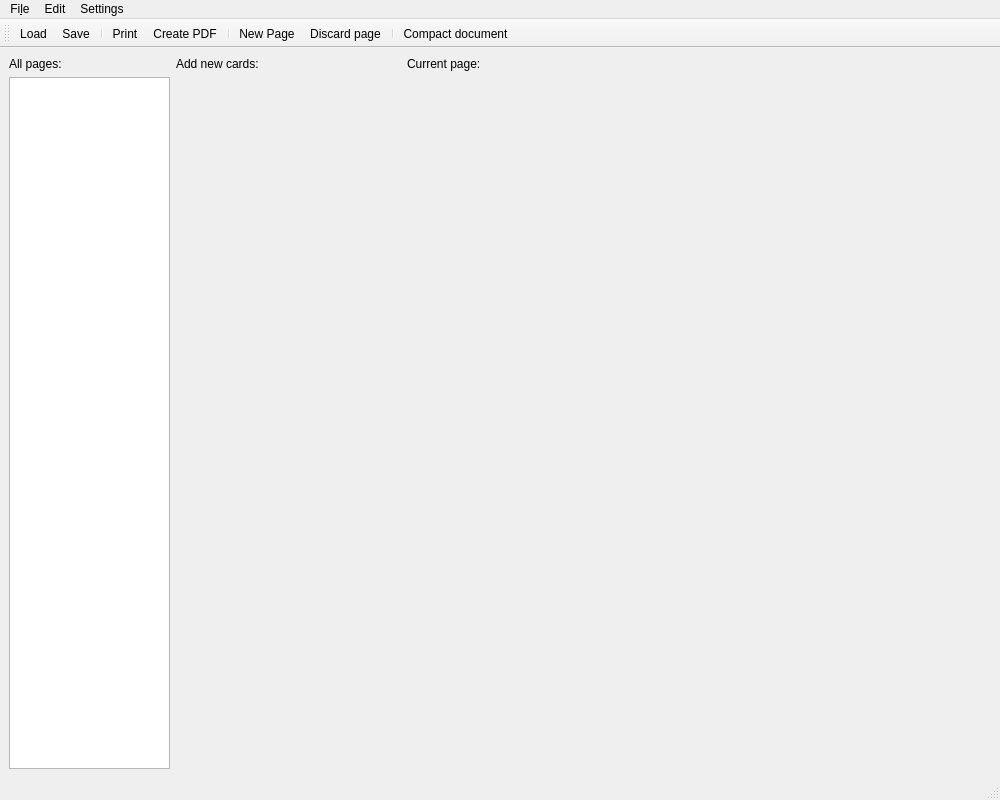
<?xml version="1.0" encoding="UTF-8"?>
<ui version="4.0">
 <class>main_window</class>
 <widget class="QMainWindow" name="main_window">
  <property name="geometry">
   <rect>
    <x>0</x>
    <y>0</y>
    <width>1000</width>
    <height>800</height>
   </rect>
  </property>
  <property name="windowTitle">
   <string>MTGProxyPrinter</string>
  </property>
  <property name="toolButtonStyle">
   <enum>Qt::ToolButtonFollowStyle</enum>
  </property>
  <widget class="QWidget" name="centralwidget">
   <layout class="QGridLayout" name="gridLayout">
    <item row="2" column="2" colspan="2">
     <widget class="CurrentPageView" name="page_view" native="true">
      <property name="sizePolicy">
       <sizepolicy hsizetype="Expanding" vsizetype="Expanding">
        <horstretch>9</horstretch>
        <verstretch>4</verstretch>
       </sizepolicy>
      </property>
     </widget>
    </item>
    <item row="1" column="1" rowspan="2">
     <widget class="AddCardWidget" name="add_card_widget" native="true">
      <property name="sizePolicy">
       <sizepolicy hsizetype="Expanding" vsizetype="Expanding">
        <horstretch>7</horstretch>
        <verstretch>0</verstretch>
       </sizepolicy>
      </property>
     </widget>
    </item>
    <item row="1" column="0" rowspan="2">
     <widget class="DocumentView" name="document_view">
      <property name="sizePolicy">
       <sizepolicy hsizetype="Expanding" vsizetype="Expanding">
        <horstretch>5</horstretch>
        <verstretch>0</verstretch>
       </sizepolicy>
      </property>
      <property name="alternatingRowColors">
       <bool>true</bool>
      </property>
      <property name="selectionMode">
       <enum>QAbstractItemView::SingleSelection</enum>
      </property>
      <property name="selectionBehavior">
       <enum>QAbstractItemView::SelectRows</enum>
      </property>
     </widget>
    </item>
    <item row="0" column="0">
     <widget class="QLabel" name="document_view_label">
      <property name="text">
       <string>All pages:</string>
      </property>
     </widget>
    </item>
    <item row="0" column="1">
     <widget class="QLabel" name="add_card_widget_label">
      <property name="text">
       <string>Add new cards:</string>
      </property>
     </widget>
    </item>
    <item row="0" column="2" colspan="2">
     <widget class="QLabel" name="page_view_label">
      <property name="text">
       <string>Current page:</string>
      </property>
     </widget>
    </item>
   </layout>
  </widget>
  <widget class="QMenuBar" name="menubar">
   <property name="geometry">
    <rect>
     <x>0</x>
     <y>0</y>
     <width>1000</width>
     <height>28</height>
    </rect>
   </property>
   <widget class="QMenu" name="menu_file">
    <property name="title">
     <string>Fi&amp;le</string>
    </property>
    <addaction name="action_load_document"/>
    <addaction name="action_save_document"/>
    <addaction name="action_save_as"/>
    <addaction name="action_print"/>
    <addaction name="action_print_pdf"/>
    <addaction name="separator"/>
    <addaction name="action_import_deck_list"/>
    <addaction name="separator"/>
    <addaction name="action_quit"/>
   </widget>
   <widget class="QMenu" name="menu_settings">
    <property name="title">
     <string>Settings</string>
    </property>
    <addaction name="action_show_settings"/>
    <addaction name="action_download_card_data"/>
    <addaction name="action_cleanup_local_image_cache"/>
    <addaction name="separator"/>
    <addaction name="action_show_about_dialog"/>
   </widget>
   <widget class="QMenu" name="menu_edit">
    <property name="title">
     <string>Edit</string>
    </property>
    <addaction name="action_compact_document"/>
    <addaction name="separator"/>
    <addaction name="action_new_page"/>
    <addaction name="action_discard_page"/>
   </widget>
   <addaction name="menu_file"/>
   <addaction name="menu_edit"/>
   <addaction name="menu_settings"/>
  </widget>
  <widget class="QStatusBar" name="statusbar"/>
  <widget class="QToolBar" name="toolBar">
   <property name="windowTitle">
    <string>toolBar</string>
   </property>
   <property name="toolButtonStyle">
    <enum>Qt::ToolButtonTextBesideIcon</enum>
   </property>
   <attribute name="toolBarArea">
    <enum>TopToolBarArea</enum>
   </attribute>
   <attribute name="toolBarBreak">
    <bool>false</bool>
   </attribute>
   <addaction name="action_load_document"/>
   <addaction name="action_save_document"/>
   <addaction name="separator"/>
   <addaction name="action_print"/>
   <addaction name="action_print_pdf"/>
   <addaction name="separator"/>
   <addaction name="action_new_page"/>
   <addaction name="action_discard_page"/>
   <addaction name="separator"/>
   <addaction name="action_compact_document"/>
  </widget>
  <action name="action_quit">
   <property name="icon">
    <iconset theme="application-exit"/>
   </property>
   <property name="text">
    <string>&amp;Quit</string>
   </property>
   <property name="shortcut">
    <string>Ctrl+Q</string>
   </property>
   <property name="menuRole">
    <enum>QAction::QuitRole</enum>
   </property>
  </action>
  <action name="action_print">
   <property name="icon">
    <iconset theme="document-print-direct"/>
   </property>
   <property name="text">
    <string>&amp;Print</string>
   </property>
   <property name="toolTip">
    <string>Print all pages</string>
   </property>
   <property name="shortcut">
    <string>Ctrl+P</string>
   </property>
  </action>
  <action name="action_print_pdf">
   <property name="icon">
    <iconset theme="document-print"/>
   </property>
   <property name="text">
    <string>&amp;Create PDF</string>
   </property>
   <property name="toolTip">
    <string>Create a PDF document</string>
   </property>
   <property name="shortcut">
    <string>Ctrl+S</string>
   </property>
  </action>
  <action name="action_discard_page">
   <property name="icon">
    <iconset theme="document-close"/>
   </property>
   <property name="text">
    <string>Discard page</string>
   </property>
   <property name="toolTip">
    <string>Discard this page.</string>
   </property>
  </action>
  <action name="action_show_settings">
   <property name="icon">
    <iconset theme="configure"/>
   </property>
   <property name="text">
    <string>Settings</string>
   </property>
  </action>
  <action name="action_download_card_data">
   <property name="icon">
    <iconset theme="edit-download"/>
   </property>
   <property name="text">
    <string>Download card data</string>
   </property>
  </action>
  <action name="action_new_page">
   <property name="icon">
    <iconset theme="document-new"/>
   </property>
   <property name="text">
    <string>New Page</string>
   </property>
   <property name="toolTip">
    <string>Add a new, empty page.</string>
   </property>
  </action>
  <action name="action_save_document">
   <property name="icon">
    <iconset theme="document-save"/>
   </property>
   <property name="text">
    <string>Save</string>
   </property>
  </action>
  <action name="action_load_document">
   <property name="icon">
    <iconset theme="document-open"/>
   </property>
   <property name="text">
    <string>Load</string>
   </property>
  </action>
  <action name="action_save_as">
   <property name="icon">
    <iconset theme="document-save-as"/>
   </property>
   <property name="text">
    <string>Save as …</string>
   </property>
  </action>
  <action name="action_show_about_dialog">
   <property name="text">
    <string>About…</string>
   </property>
  </action>
  <action name="action_compact_document">
   <property name="icon">
    <iconset theme="format-align-vertical-top"/>
   </property>
   <property name="text">
    <string>Compact document</string>
   </property>
   <property name="toolTip">
    <string>Minimize page count: Fill empty slots on pages by moving cards from the end of the document</string>
   </property>
  </action>
  <action name="action_import_deck_list">
   <property name="icon">
    <iconset theme="document-import"/>
   </property>
   <property name="text">
    <string>Import Deck list</string>
   </property>
   <property name="toolTip">
    <string>Import a deck list from online sources</string>
   </property>
  </action>
  <action name="action_cleanup_local_image_cache">
   <property name="icon">
    <iconset theme="edit-clear-history"/>
   </property>
   <property name="text">
    <string>Cleanup local image cache</string>
   </property>
  </action>
 </widget>
 <customwidgets>
  <customwidget>
   <class>DocumentView</class>
   <extends>QListView</extends>
   <header>mtg_proxy_printer.ui.document_view</header>
  </customwidget>
  <customwidget>
   <class>AddCardWidget</class>
   <extends>QWidget</extends>
   <header>mtg_proxy_printer.ui.add_card</header>
   <container>1</container>
  </customwidget>
  <customwidget>
   <class>CurrentPageView</class>
   <extends>QWidget</extends>
   <header>mtg_proxy_printer.ui.current_page_view</header>
   <container>1</container>
  </customwidget>
 </customwidgets>
 <tabstops>
  <tabstop>document_view</tabstop>
 </tabstops>
 <resources/>
 <connections/>
</ui>
